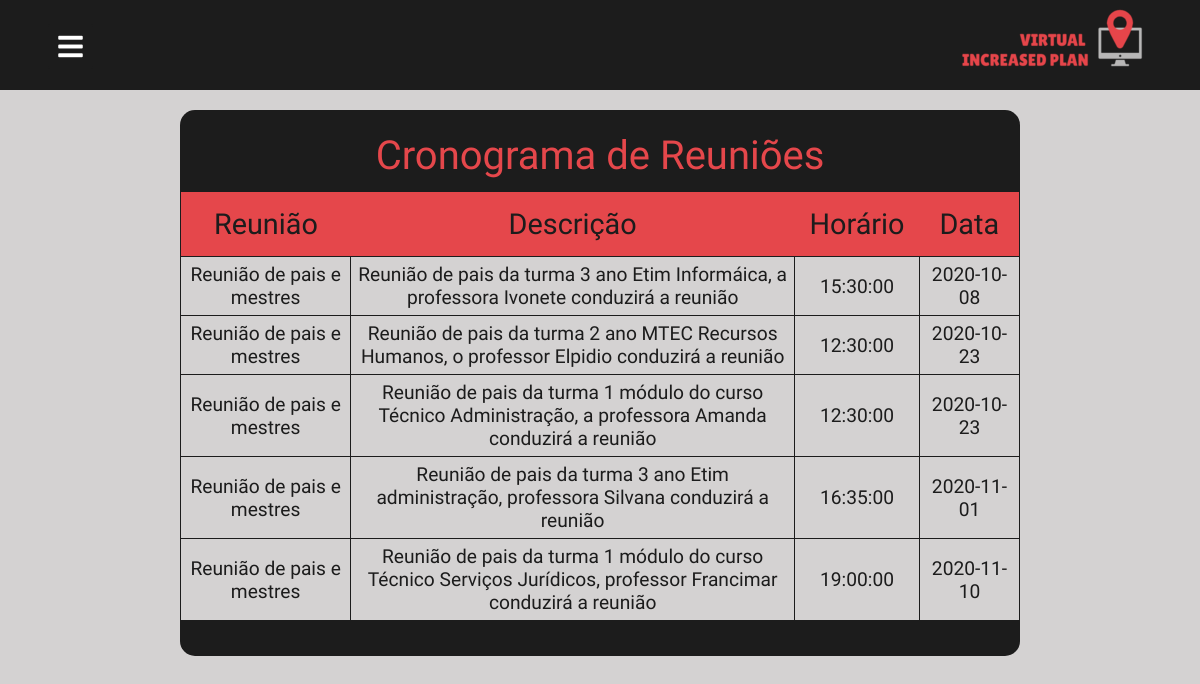
/php/ListarReuniao.php, run on the app's committed database.
### tables this page shows
CREATE TABLE `reunioes` (
  `cod_reuniao` int(11) NOT NULL,
  `horario_reuniao` time NOT NULL,
  `data_reuniao` date NOT NULL,
  `descricao` varchar(250) NOT NULL,
  `nome` varchar(50) NOT NULL,
  `data_agendamento` date NOT NULL,
  `num_sala` int(11) NOT NULL,
  `cod_usuario` int(11) NOT NULL
);

### php/ListarReuniao.php (the view, shortened to what this page needs)
<!DOCTYPE html>
<html>
    <head>
        <link rel="stylesheet" href="../css/pag.css">
        <link rel="stylesheet" href="../css/cronogramas.css">
        <link rel="stylesheet" href="https://maxcdn.bootstrapcdn.com/font-awesome/4.5.0/css/font-awesome.min.css">
        <link rel = "stylesheet" href = "https://use.fontawesome.com/releases/v5.5.0/css/all.css">
    </head>
    <body>
    <header class="cabecalho">
          <a href="home.html"><h1 class="logo">Virtual Increased Plan</h1></a>
          <div class="btn">
            <span class="fas fa-bars"></span>
          </div>
          <nav class="sidebar">
            <div id="mySidebar" class="sidebar">
              <ul>
                <li>
                  <button class="dropdown-btn">Monitorar
                  </button>
                </li>
                <li>
                  <button class="dropdown-btn">Cronogramas
                  </button>
                </li>
            </div>
          </nav>
      </header>
      <div class="cronograma">
        <div class="titulo">
          <h2>Cronograma de Reuniões</h2>
        </div>
        <table>
                <tr>
                    <th>Reunião</th>
                    <th>Descrição</th>
                    <th>Horário</th>
                    <th id="col-data">Data</th>
                </tr>
                <?php
                    include 'config.php';
                    include 'mysqlexecuta.php';
                    $con = conectar();
                    $sql = "SELECT * FROM reunioes order by data_reuniao ASC";
                    $consulta = mysqlexecuta($con,$sql);
                        while($row = mysql_fetch_assoc($consulta))
                        {
                ?>
                                <tr>
                                    <td><?php echo utf8_encode($row['nome']);?></td>
                                    <td><?php echo utf8_encode($row['descricao']);?></td>
                                    <td><?php echo utf8_encode($row['horario_reuniao']);?></td>
                                    <td><?php echo utf8_encode($row['data_reuniao']);?></td>
                                </tr>
                <?php
                        }
                ?>
        </table>
        <div class="fechando">
          <h3>.</h3>
       </div>
    </body>
</html>

### css/pag.css (style rules this page uses)
* { font-family: 'Archivo Narrow', sans-serif; margin:0; padding:0; font-size:100%; font-weight: normal; box-sizing: border-box; border: none; outline: none; }
body { background: #d4d2d2 ; }
ul { list-style: none; }
a { text-decoration: none; }
.cabecalho { float:left; width: 100%; background: #1c1c1c; height:90px; margin:0%; }
.logo { float:right; background: url(../img/logonome.png) no-repeat; width:200px; height: 100px; font-size: 0; margin-right: 4%; margin-bottom: 2%; }
.btn { position: absolute; margin:2% 4%; height: 45px; width: 45px; text-align: center; background: #1c1c1c; border-radius: 3px; cursor: pointer; transition: left 0.4s ease; }
.btn span { color: white; font-size: 28px; line-height: 45px; }
.sidebar { position: fixed; width: 250px; height: 100%; left: -250px; background: #1c1c1c; transition: left 0.4s ease; }
.dropdown-btn { margin-left:6%; padding: 4px; text-decoration: none; font-size: 25px; color: #818181; display: block; border: none; background: none; width: 100%; text-align: left; outline: none; }

### css/cronogramas.css (style rules this page uses)
* { margin: 0; padding: 0; box-sizing: border-box; color:#1c1c1c; border:none; font-size:100%; }
a { text-decoration: none; font-size: .8rem; }
body { background:#d4d2d2; }
h2 { font-size: 2.5em; margin-top:10px; margin-bottom:0; color:#e5474b; font-weight: 350; text-align: center; padding:2px; }
table, th, td { border:1px solid #1c1c1c; border-collapse: collapse; }
table { width:70%; text-align: center; margin-left:15%; font-size:1.2em; margin-bottom:5%; border-radius: 10px; }
tr { text-align: center; height: 35px; background-color: transparent; }
td { padding:6px; }
th { color:#1c1c1c; background-color: #e5474b; font-weight: 100; font-size:1.5em; padding:15px; border: none; }
.cronograma { width: 100%; float:left; overflow: hidden; }
.titulo { padding:10px; margin-top:20px; width:70%; background-color: #1c1c1c; margin-left:15%; border-top-left-radius: 15px; border-top-right-radius: 15px; }
.fechando { font-size:30px; color:#1c1c1c; margin-top:-5%; width:70%; background-color: #1c1c1c; margin-left:15%; border-bottom-left-radius: 15px; border-bottom-right-radius: 15px; }
#col-data { width:100px; }

### data on the page
reunioes: nome "Reunião de pais e mestres", descricao "Reunião de pais da turma 3 ano Etim Informáica, a professora Ivonete conduzirá a reunião", horario_reuniao "15:30:00", data_reuniao "2020-10-08"
reunioes: nome "Reunião de pais e mestres", descricao "Reunião de pais da turma 2 ano MTEC Recursos Humanos, o professor Elpidio conduzirá a reunião", horario_reuniao "12:30:00", data_reuniao "2020-10-23"
reunioes: nome "Reunião de pais e mestres", descricao "Reunião de pais da turma 1 módulo do curso Técnico Administração, a professora Amanda conduzirá a reunião", horario_reuniao "12:30:00", data_reuniao "2020-10-23"
reunioes: nome "Reunião de pais e mestres", descricao "Reunião de pais da turma 3 ano Etim administração, professora Silvana conduzirá a reunião", horario_reuniao "16:35:00", data_reuniao "2020-11-01"
reunioes: nome "Reunião de pais e mestres", descricao "Reunião de pais da turma 1 módulo do curso Técnico Serviços Jurídicos, professor Francimar conduzirá a reunião", horario_reuniao "19:00:00", data_reuniao "2020-11-10"
